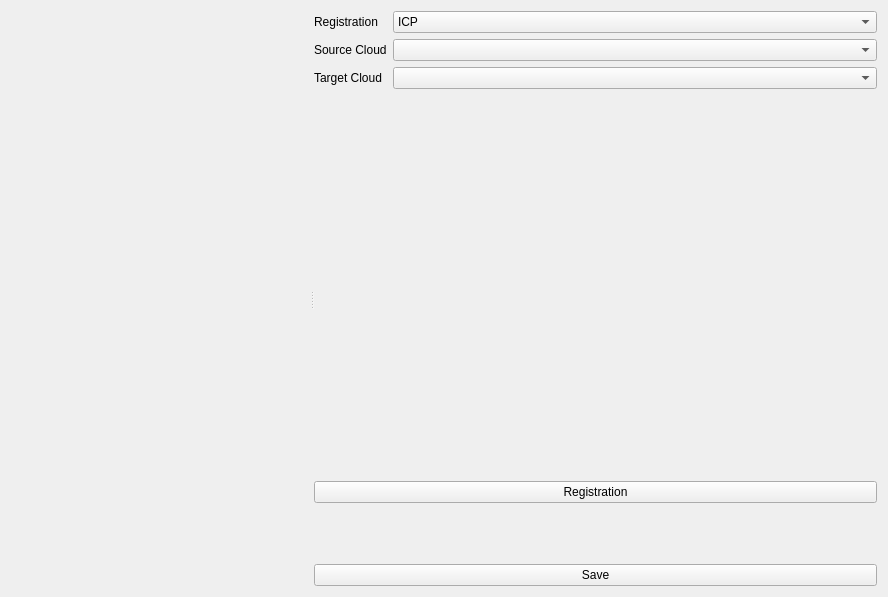
<?xml version="1.0" encoding="UTF-8"?>
<ui version="4.0">
 <class>Registration</class>
 <widget class="QWidget" name="Registration">
  <property name="geometry">
   <rect>
    <x>0</x>
    <y>0</y>
    <width>888</width>
    <height>597</height>
   </rect>
  </property>
  <property name="windowTitle">
   <string>Registration</string>
  </property>
  <layout class="QHBoxLayout" name="horizontalLayout">
   <item>
    <widget class="QSplitter" name="splitter">
     <property name="orientation">
      <enum>Qt::Horizontal</enum>
     </property>
     <widget class="QVTKWidget" name="qvtk_CloudFinalRegistration" native="true"/>
     <widget class="QWidget" name="widget_2" native="true">
      <layout class="QFormLayout" name="formLayout">
       <item row="1" column="0">
        <widget class="QLabel" name="lbl_source">
         <property name="text">
          <string>Source Cloud</string>
         </property>
        </widget>
       </item>
       <item row="2" column="0">
        <widget class="QLabel" name="lbl_target">
         <property name="text">
          <string>Target Cloud</string>
         </property>
        </widget>
       </item>
       <item row="1" column="1">
        <widget class="QComboBox" name="comboBox_Source"/>
       </item>
       <item row="2" column="1">
        <widget class="QComboBox" name="comboBox_Target"/>
       </item>
       <item row="0" column="1">
        <widget class="QComboBox" name="comboBox_TypeRegist">
         <item>
          <property name="text">
           <string>ICP</string>
          </property>
         </item>
         <item>
          <property name="text">
           <string>Feature-based</string>
          </property>
         </item>
        </widget>
       </item>
       <item row="0" column="0">
        <widget class="QLabel" name="lbl_methode">
         <property name="text">
          <string>Registration</string>
         </property>
        </widget>
       </item>
       <item row="3" column="0">
        <spacer name="verticalSpacer">
         <property name="orientation">
          <enum>Qt::Vertical</enum>
         </property>
         <property name="sizeHint" stdset="0">
          <size>
           <width>20</width>
           <height>40</height>
          </size>
         </property>
        </spacer>
       </item>
       <item row="12" column="0" colspan="2">
        <widget class="QPushButton" name="btn_SaveCloudFinal">
         <property name="text">
          <string>Save</string>
         </property>
        </widget>
       </item>
       <item row="10" column="0" colspan="2">
        <widget class="QPushButton" name="pushButton">
         <property name="text">
          <string>Registration</string>
         </property>
        </widget>
       </item>
       <item row="4" column="0">
        <spacer name="verticalSpacer_2">
         <property name="orientation">
          <enum>Qt::Vertical</enum>
         </property>
         <property name="sizeHint" stdset="0">
          <size>
           <width>20</width>
           <height>40</height>
          </size>
         </property>
        </spacer>
       </item>
       <item row="5" column="0">
        <spacer name="verticalSpacer_3">
         <property name="orientation">
          <enum>Qt::Vertical</enum>
         </property>
         <property name="sizeHint" stdset="0">
          <size>
           <width>20</width>
           <height>40</height>
          </size>
         </property>
        </spacer>
       </item>
       <item row="6" column="0">
        <spacer name="verticalSpacer_4">
         <property name="orientation">
          <enum>Qt::Vertical</enum>
         </property>
         <property name="sizeHint" stdset="0">
          <size>
           <width>20</width>
           <height>40</height>
          </size>
         </property>
        </spacer>
       </item>
       <item row="7" column="0">
        <spacer name="verticalSpacer_5">
         <property name="orientation">
          <enum>Qt::Vertical</enum>
         </property>
         <property name="sizeHint" stdset="0">
          <size>
           <width>20</width>
           <height>40</height>
          </size>
         </property>
        </spacer>
       </item>
       <item row="8" column="0">
        <spacer name="verticalSpacer_6">
         <property name="orientation">
          <enum>Qt::Vertical</enum>
         </property>
         <property name="sizeHint" stdset="0">
          <size>
           <width>20</width>
           <height>40</height>
          </size>
         </property>
        </spacer>
       </item>
       <item row="11" column="0">
        <spacer name="verticalSpacer_7">
         <property name="orientation">
          <enum>Qt::Vertical</enum>
         </property>
         <property name="sizeHint" stdset="0">
          <size>
           <width>20</width>
           <height>40</height>
          </size>
         </property>
        </spacer>
       </item>
       <item row="9" column="0">
        <spacer name="verticalSpacer_8">
         <property name="orientation">
          <enum>Qt::Vertical</enum>
         </property>
         <property name="sizeHint" stdset="0">
          <size>
           <width>20</width>
           <height>40</height>
          </size>
         </property>
        </spacer>
       </item>
      </layout>
     </widget>
    </widget>
   </item>
  </layout>
 </widget>
 <customwidgets>
  <customwidget>
   <class>QVTKWidget</class>
   <extends>QWidget</extends>
   <header location="global">QVTKWidget.h</header>
  </customwidget>
 </customwidgets>
 <resources/>
 <connections/>
</ui>
